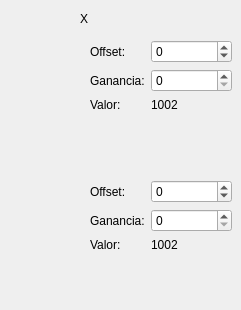
      <widget class="QWidget" name="tab_6">
       <attribute name="title">
        <string>Estabilizador de kinect</string>
       </attribute>
       <widget class="QWidget" name="widget_22" native="true">
        <property name="geometry">
         <rect>
          <x>90</x>
          <y>40</y>
          <width>142</width>
          <height>121</height>
         </rect>
        </property>
        <property name="minimumSize">
         <size>
          <width>142</width>
          <height>121</height>
         </size>
        </property>
        <property name="maximumSize">
         <size>
          <width>142</width>
          <height>121</height>
         </size>
        </property>
        <layout class="QFormLayout" name="formLayout">
         <item row="0" column="0">
          <widget class="QLabel" name="label_16">
           <property name="text">
            <string>Offset:</string>
           </property>
          </widget>
         </item>
         <item row="0" column="1">
          <widget class="QSpinBox" name="spinBox_E1_offset">
           <property name="minimum">
            <number>-1500</number>
           </property>
           <property name="maximum">
            <number>1500</number>
           </property>
          </widget>
         </item>
         <item row="2" column="0">
          <widget class="QLabel" name="label_17">
           <property name="text">
            <string>Ganancia:</string>
           </property>
          </widget>
         </item>
         <item row="2" column="1">
          <widget class="QSpinBox" name="spinBox_E1_ganancia">
           <property name="maximum">
            <number>2000</number>
           </property>
          </widget>
         </item>
         <item row="3" column="1">
          <widget class="QLabel" name="label_19">
           <property name="text">
            <string>1002</string>
           </property>
          </widget>
         </item>
         <item row="3" column="0">
          <widget class="QLabel" name="label_18">
           <property name="text">
            <string>Valor:</string>
           </property>
          </widget>
         </item>
        </layout>
       </widget>
       <widget class="QLabel" name="label_20">
        <property name="geometry">
         <rect>
          <x>80</x>
          <y>10</y>
          <width>67</width>
          <height>17</height>
         </rect>
        </property>
        <property name="text">
         <string>X</string>
        </property>
       </widget>
       <widget class="QWidget" name="widget_23" native="true">
        <property name="geometry">
         <rect>
          <x>90</x>
          <y>180</y>
          <width>142</width>
          <height>121</height>
         </rect>
        </property>
        <property name="minimumSize">
         <size>
          <width>142</width>
          <height>121</height>
         </size>
        </property>
        <property name="maximumSize">
         <size>
          <width>142</width>
          <height>121</height>
         </size>
        </property>
        <layout class="QFormLayout" name="formLayout_3">
         <item row="0" column="0">
          <widget class="QLabel" name="label_21">
           <property name="text">
            <string>Offset:</string>
           </property>
          </widget>
         </item>
         <item row="0" column="1">
          <widget class="QSpinBox" name="spinBox_E2_offset">
           <property name="minimum">
            <number>-1500</number>
           </property>
           <property name="maximum">
            <number>1500</number>
           </property>
          </widget>
         </item>
         <item row="2" column="0">
          <widget class="QLabel" name="label_22">
           <property name="text">
            <string>Ganancia:</string>
           </property>
          </widget>
         </item>
         <item row="2" column="1">
          <widget class="QSpinBox" name="spinBox_E2_ganancia">
           <property name="maximum">
            <number>2000</number>
           </property>
          </widget>
         </item>
         <item row="3" column="1">
          <widget class="QLabel" name="label_23">
           <property name="text">
            <string>1002</string>
           </property>
          </widget>
         </item>
         <item row="3" column="0">
          <widget class="QLabel" name="label_24">
           <property name="text">
            <string>Valor:</string>
           </property>
          </widget>
         </item>
        </layout>
       </widget>
      </widget>
